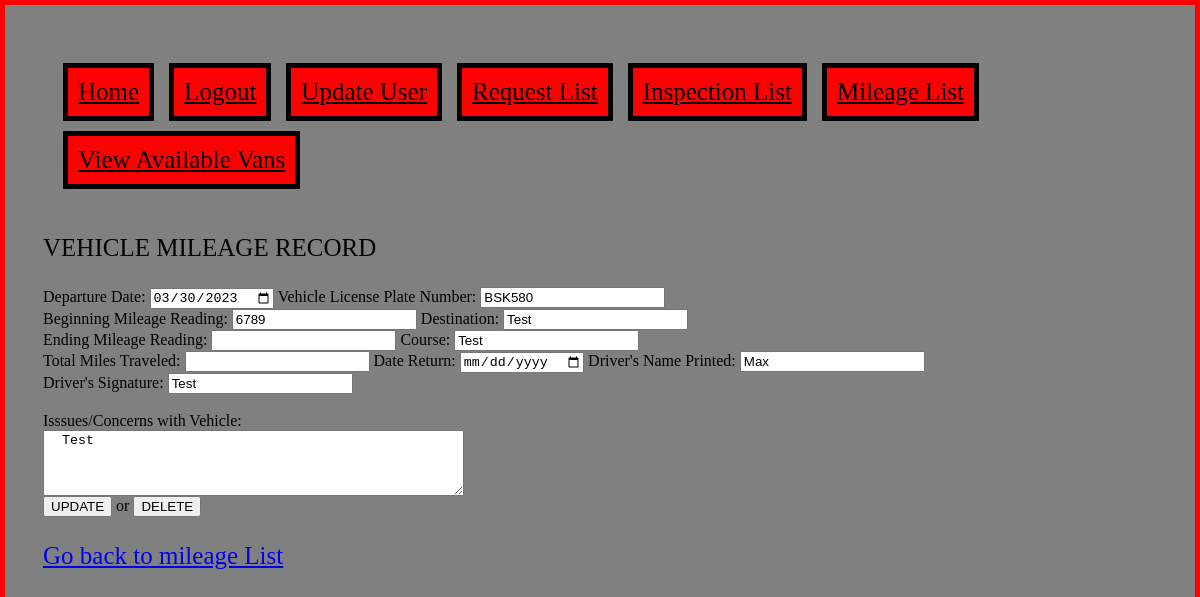
/view_mileage_detail?id=5 (signed in), run on an earlier commit of the app's database.
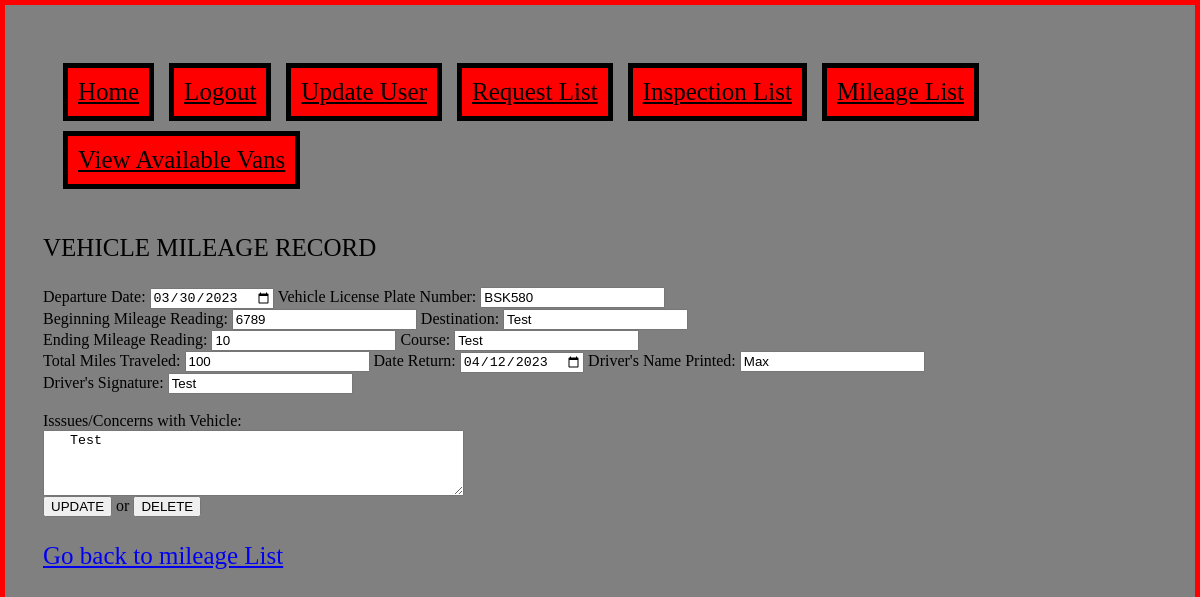
And on a later commit of the database.
### app.py (models this page shows)
class Mileage(UserMixin, db.Model):
    id = db.Column(db.Integer, primary_key=True)
    departure = db.Column(db.String(20),nullable=False)
    arrival = db.Column(db.String(20),nullable=False)
    beginMileage = db.Column(db.Integer)
    endMileage = db.Column(db.Integer)
    totalMiles = db.Column(db.Integer)
    driverName = db.Column(db.String(40), nullable=False)
    signature = db.Column(db.String(40), nullable=False)
    comments =  db.Column(db.String(40), nullable=False)
    plateNumber = db.Column(db.String(40), nullable=False)
    destination = db.Column(db.String(40), nullable=False)
    course = db.Column(db.String(40), nullable=False)

### app.py (the view)
@app.route('/view_mileage_detail', methods = ["POST","GET"])
@login_required
def viewMileageDetail():
    if request.method =="POST":
        if request.form["submit"] == "UPDATE":
            mileageValues = getValues(request)
            mileageHelper(mileageValues)
            return redirect('/view_mileage_list')
        else:
            entry = Mileage.query.filter_by(id=request.form["id"]).first()
            if entry is not None:
                db.session.delete(entry)
                db.session.commit()
                return redirect('/view_mileage_list')
            else:
                return redirect('/view_mileage_list')
    else:
        id = request.args.get("id")
        mileageInfo = Mileage.query.filter_by(id = id).first()
        return render_template('view_mileage_detail.html', mileageInfo = mileageInfo, userAuth=current_user.is_authenticated)

### app.py (called while the page is built)
@login_manager.user_loader
def load_user(uid):
    return User.query.get(uid)

### templates/view_mileage_detail.html (shortened to what this page needs)
{% extends "base.html" %}
{% block content %}
    <p>VEHICLE MILEAGE RECORD</p>
    <form action="/view_mileage_detail" method="POST">
        <label for = "deparT">Departure Date:</label>
				<input type="date" id ="deparT" name="departure" value={{mileageInfo.departure}} required>
        <label for = "id_plate"> Vehicle License Plate Number:</label>
				<input type="text" id ="id_plate" name="plateNumber" value={{mileageInfo.plateNumber}} maxlength="7" required><br>
        <label for = "beginM">Beginning Mileage Reading:</label>
				<input type="number" step="0.001" id ="beginM" name="beginMileage" value={{mileageInfo.beginMileage}} min=0 required>
        <label for = "id_dest">Destination:</label>
				<input type="text" id ="id_dest" name="destination" value={{mileageInfo.destination}} required><br>
        <label for = "endM">Ending Mileage Reading:</label>
            <input type="number" step="0.001" id ="endM" name="endMileage" min="0" value={{mileageInfo.endMileage}} required>
        <label for = "id_course">Course:</label>
				<input type="text" id ="id_course" name="course" value={{mileageInfo.course}} required><br>
        <label for = "totalM"> Total Miles Traveled:</label>
            <input type="number" step="0.001" id ="totalM" name="totalMiles" min="0" value={{mileageInfo.totalMiles}} required>
        <label for = "returnDate"> Date Return:</label>
            <input type="date" id ="returnDate" name="returnDate" value={{mileageInfo.arrival}} required>
        <label for = "id_driver">Driver's Name Printed:</label>
				<input type="text" id ="id_driver" name="driverName" value={{mileageInfo.driverName}} required><br>
        <label for = "sign">Driver's Signature:</label>
				<input type="text" id ="sign" name="signature" value={{mileageInfo.signature}} required><br><br>
        <label for = "comm">Isssues/Concerns with Vehicle:</label><br>
				<textarea id="comm" name="comments" rows="4" cols="50"> {{mileageInfo.comments}} </textarea><br>
        <input type="submit" name = "submit" value="UPDATE"> or
        <input type="submit" name = "submit" value="DELETE">
        <p><a href = "/view_mileage_list">Go back to mileage List</a></p>
    </form>
{% endblock %}

### templates/base.html (shortened to what this page needs)
<html>
	<head>
		<link href="/static/style.css" rel="stylesheet">
	</head>
	<body>
		{% if userAuth == True %}
			<nav>
				<ul>
					<li><a href="/">Home</a></li>
					<li><a href="/logout">Logout</a></li>
					<li><a href="/update_user">Update User</a></li>
					<li><a href="/view_request_list">Request List</a></li>
					<li><a href="/view_inspection_list">Inspection List</a></li>
                    <li><a href="/view_mileage_list">Mileage List</a></li>
                    <li><a href="/view_available">View Available Vans</a></li>
				</ul>
			</nav>
		{% endif %}
		{% block content %}
		{% endblock %}
	</body>
</html>

### static/style.css (style rules this page uses)
html { background-color:grey; border: thick solid red; padding: 30px; background-image: url('/static/sky.jpg'); }
nav { width: 100%; }
nav ul { padding: 15px; list-style-type: none; }
nav ul li { display: inline-block; margin: 5px; padding: 10px; font-size: 25px; }
nav ul li a:link, nav ul li a:visited { color: black; }
nav ul li { background-color:red; border: solid black 5px; }
p { font-style: bold, times new roman, serif; font-size: 25px; }
ul { font-style: bold, times new roman, serif; font-size: 20px; }
li { list-style-image: url('/static/truck_icon.png'); }

What changed in the data, as far as the page shows it:
changed Mileage "BSK580": endMileage (not shown) → "10"; totalMiles (not shown) → "100"; returnDate (not shown) → "04/12/2023"
